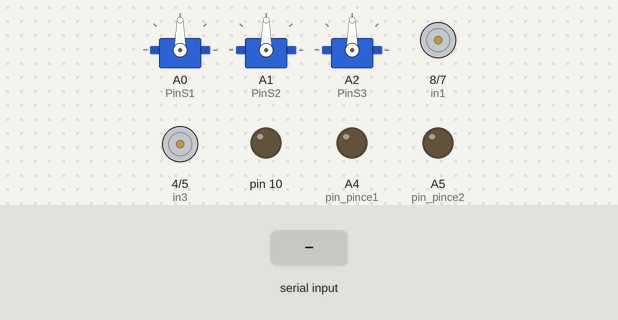
This sketch was run on a simulated Arduino Uno, built with avr-gcc and run on an emulated ATmega328P. Parts: 3 × servo, motor-driver pin pairs drawn as motors (green arrow = first pin HIGH = forward, orange = second pin HIGH = backward, longer = more drive, scaled by the enable pin), output pins drawn as LEDs (lit = HIGH). The test bench sets the inputs (shaded band).

Above: at 1.2 s.
1.3 s: "Servo 1 : \n" received over the second serial link
At 3.5 s:
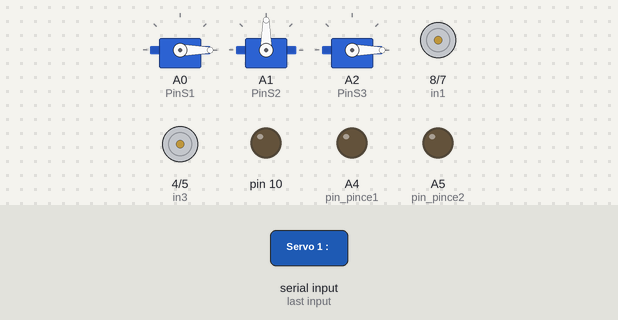
3.8 s: "90,45\n" received over the second serial link
At 5.8 s:
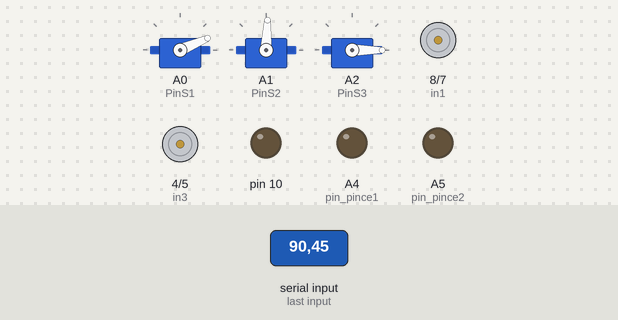
6.3 s: "200\n" received over the second serial link
At 7.9 s:
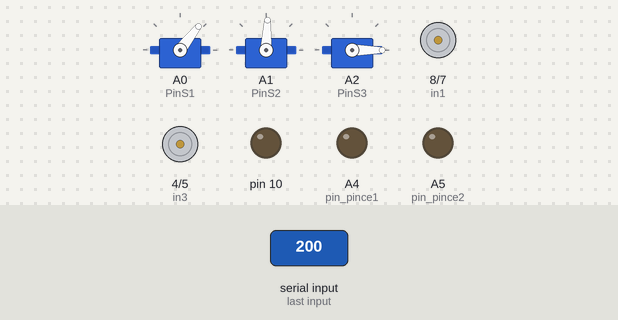
8.8 s: "90\n" received over the second serial link
At 9.2 s:
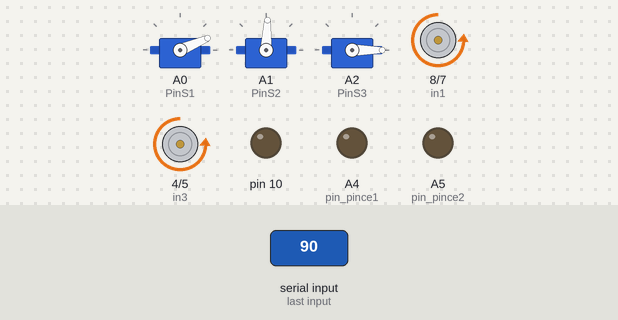
Timing chart, 0 to 11.8 s (numbered marks = the images above; inputs shaded):
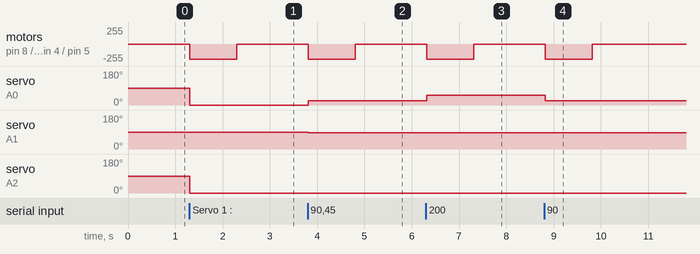

The sketch:

Slave_final_vieux.ino
```cpp
//SET UP SERVOS

#include <Servo.h>
#include <SoftwareSerial.h>

Servo servo1;
Servo servo2;
Servo servo3;

//SET UP COMMUNICATION

//SoftwareSerial btSerial(12, 13); // RX | TX
SoftwareSerial btSerial =  SoftwareSerial(12, 13);

struct PacketData {
  int s1;
  int s2;
  int s3;
  int mot1;
  int mot2;
  byte pince1;
  byte pince2;
  byte park;
  byte vitesse;
  byte ranger;
};

PacketData data;

unsigned long now = 0;
unsigned long lastRecvTime = 0;


//ATTRIBUER DES VARIABLES AUX PINS

const int PinS1 = A0; //servomoteurs
const int PinS2 = A1;
const int PinS3 = A2;


#define in1 8 //Moteur gauche
#define in2 7
#define enA 9

#define in3 4 //Moteur droit
#define in4 5
#define enB 3

const int pin_pince2 = A5; //moteur de pince
const int pin_pince1 = A4;

int vitesse_max = 255;
int pwmOutput = 0;


//%%%%%%%%%%%%%%%%%%%%%%%%%%%%%%%%%%%%%%%%%%%%%%%%%%%%%%%%%%%%%%

//ATTRIBUER UN MODE AU PINS, SET UP LA RADIO ET LE DEBUG

//%%%%%%%%%%%%%%%%%%%%%%%%%%%%%%%%%%%%%%%%%%%%%%%%%%%%%%%%%%%%%%

void setup() {
  servo1.attach(PinS1);
  servo2.attach(PinS2);
  servo3.attach(PinS3);

  pinMode(in1, OUTPUT); //Moteur gauche
  pinMode(in2, OUTPUT);
  pinMode(enA, OUTPUT);

  pinMode(in3, OUTPUT); //Moteur droit
  pinMode(in4, OUTPUT);
  pinMode(enB, OUTPUT);

  pinMode(pin_pince1, OUTPUT);
  pinMode(pin_pince2, OUTPUT);

  pinMode(12, INPUT);
  pinMode(13, OUTPUT);


  Serial.begin(9600);
  btSerial.begin(38400);

  pinMode(10,OUTPUT);

}


//%%%%%%%%%%%%%%%%%%%%%%%%%%%%%%%%%%%%%%%%%%%%%%%%%%%%%%%%%%%%%%

//CODE PRINCIPAL

//%%%%%%%%%%%%%%%%%%%%%%%%%%%%%%%%%%%%%%%%%%%%%%%%%%%%%%%%%%%%%%


void loop() {

  //Recherche des valeurs

  String dataString;
  if (btSerial.available()) {

    //Extraction des valeurs

    dataString = btSerial.readStringUntil('\n');
    sscanf(dataString.c_str(), "%d,%d,%d,%d,%d,%d,%d,%d,%d,%d,%d,%d", &data.s1, &data.s2, &data.s3, &data.mot1, &data.mot2, &data.pince1, &data.pince2, &data.park, &data.vitesse, &data.ranger);

    //DEBUG
/*
    Serial.println("");Serial.println("");Serial.println("");
    Serial.println("REÇOIT");
    Serial.println("");

    Serial.print("Servo 1 : ");   Serial.println(data.s1);
    Serial.print("Servo 2 : ");   Serial.println(data.s2);
    Serial.print("Servo 3 : ");   Serial.println(data.s3);

    Serial.print("Moteur 1 : ");   Serial.println(data.mot1);
    Serial.print("Moteur 2 : ");   Serial.println(data.mot2);

    Serial.print("Pince 1 : ");   Serial.println(data.pince1);
    Serial.print("Pince 2 : ");   Serial.println(data.pince2);

    Serial.print("park : ");   Serial.println(data.park);
    Serial.print("vitesse : ");   Serial.println(data.vitesse);
    Serial.print("ranger : ");   Serial.println(data.ranger);

    */

      //Établir les conditions

    if (data.park) {
      data.mot1 = 1024/2;
      data.mot2 = 1024/2;
    }

    if (data.vitesse) {
      vitesse_max = 255*0.4;
    }
    else {
      vitesse_max = 230;
    }


    //Controle servomoteurs

    int angle_s1 = map(data.s1, 0, 1024, 0, 270);
    servo1.write(angle_s1);

    int angle_s2 = map(data.s2, 1024, 0, 44, 90);
    servo2.write(angle_s2);
    //Serial.println(angle_s2);

    int angle_s3 = map(data.s3, 0, 1024, 0, 180);
    servo3.write(angle_s3);

    //Controle moteurs
    avancer_reculer(in1, in2, enA, data.mot2); //Fonction pour contrôler la roue gauche
    avancer_reculer(in3, in4, enB, data.mot1); //Fonction pour contrôler la roue droite

    if (data.pince1==1){
      digitalWrite(pin_pince1, LOW);
      digitalWrite(pin_pince2, HIGH);
      //Serial.println("if");
    }

    else if (data.pince2==1){
      digitalWrite(pin_pince1, HIGH);
      digitalWrite(pin_pince2, LOW);
      //Serial.println("else if");
      }

    else{
      digitalWrite(pin_pince1, LOW);
      digitalWrite(pin_pince2, LOW);
      //Serial.println("else");
    }

    lastRecvTime = millis();

    }


    else {

      now = millis();

      if (now - lastRecvTime > 1000) {

      // Lorsque le signal a été perdu pendant au moins 1 seconde, on coupe les moteurs

        avancer_reculer(in1, in2, enA, 1024/2); //Fonction pour contrôler la roue gauche
        avancer_reculer(in3, in4, enB, 1024/2); //Fonction pour contrôler la roue droite
      }
    }


  delay(50);

}

//%%%%%%%%%%%%%%%%%%%%%%%%%%%%%%%%%%%%%%%%%%%%%%%%%%%%%%%%%%%%%%

//FONCTIONS

//%%%%%%%%%%%%%%%%%%%%%%%%%%%%%%%%%%%%%%%%%%%%%%%%%%%%%%%%%%%%%%


int avancer_reculer(int inx,  int iny, int enX, int potValue)

{


  if (potValue < 1023*0.45) // Si le potentiomètre est moins tourné que la moitié (avec une deadzone de 1/11)
  {
    pwmOutput = map(potValue, 0, 1023*0.45, vitesse_max , 40); // Map la valeur du potentiometre (limité par la manette) de 40 à 255 (vitesse initiale à 40)
    digitalWrite(inx, LOW);
    digitalWrite(iny, HIGH);
    analogWrite(enX, pwmOutput);

  }

  else if (potValue > 1023*0.55) // Si le potentiomètre est plus tourné que la moitié (avec une deadzone de 1/11)
  {
    pwmOutput = map(potValue, 1023*0.55, 1023, 40 , vitesse_max); // Map la valeur du potentiometre (limité par la manette) de 40 à 255 (vitesse initiale à 40)
    digitalWrite(inx, HIGH);
    digitalWrite(iny, LOW);
    analogWrite(enX, pwmOutput);

  }

  else
  {
    pwmOutput = 0; //Arrêt au centre des joysticks
    digitalWrite(inx, LOW);
    digitalWrite(iny, LOW);
    analogWrite(enX, pwmOutput);

    //Serial.print("Immobile    ");

  }
  //Serial.println(pwmOutput);


}
```

Measured:
- after the input at 1.3 s, motor on pin 8 (in1) / pin 7 (in2), motor on pin 4 (in3) / pin 5 (in4): stopped → backward 230/255 at once, → stopped 1.0 s later; servo on A0 (PinS1), servo on A2 (PinS3): 90° → 0° at once
- after the input at 3.8 s, motor on pin 8 (in1) / pin 7 (in2), motor on pin 4 (in3) / pin 5 (in4): stopped → backward 230/255 at once, → stopped 1.0 s later; servo on A0 (PinS1): 0° → 23° at once; servo on A1 (PinS2): 90° → 87° at once
- after the input at 6.3 s, motor on pin 8 (in1) / pin 7 (in2), motor on pin 4 (in3) / pin 5 (in4): stopped → backward 230/255 at once, → stopped 1.0 s later; servo on A0 (PinS1): 23° → 52° at once
- after the input at 8.8 s, motor on pin 8 (in1) / pin 7 (in2), motor on pin 4 (in3) / pin 5 (in4): stopped → backward 230/255 at once, → stopped 1.0 s later; servo on A0 (PinS1): 52° → 23° at once
